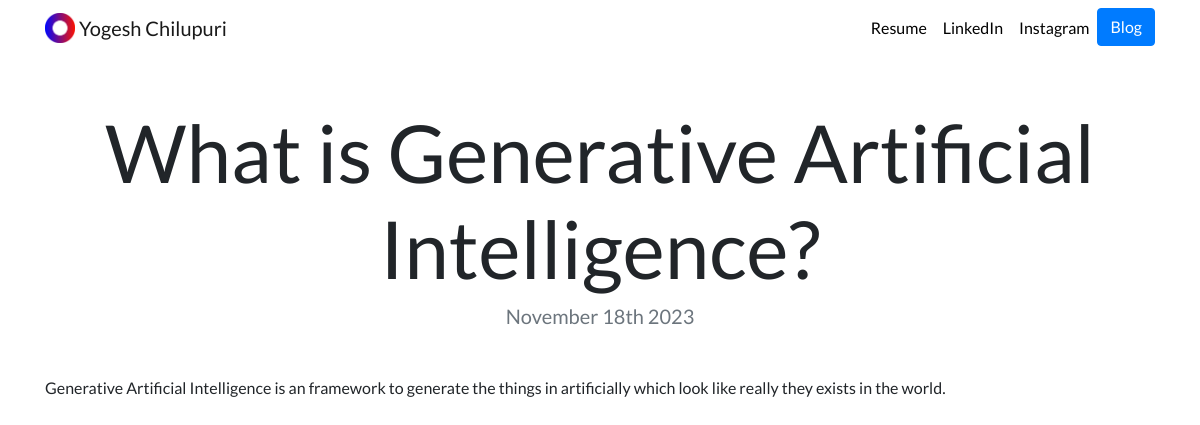
The app's page /blog/2/ with its own data.
### blog/models.py (models this page shows, shortened)
class Blog(models.Model):
    title = models.CharField(max_length=200)
    description = models.TextField()
    date = models.DateField()

### blog/views.py (the view)
# urls.py: path("<int:blog_id>/", views.detail, name='detail'),
def detail(request, blog_id):
    blog=get_object_or_404(Blog, pk=blog_id)
    return render(request, 'blog/detail.html', {'blog':blog})

### blog/templates/blog/detail.html
{% extends "portfolio/base.html" %}
{% load static %}
{% block content %}
<h1 class="text-center mt-5" id="blogdetailtitle">{{ blog.title }}</h1>
<h5 class="text-center text-muted mb-5">{{ blog.date|date:'F jS Y' }}</h5>
{{ blog.description|safe }}
{% endblock %}

### portfolio/static/portfolio/custom.css (style rules this page uses)
body { font-family: 'Lato', sans-serif; }
@media (min-width: 992px) { #blogdetailtitle { font-size: 5rem; } }

### records on screen
Blog: title "What is Generative Artificial Intelligence?", date "November 18th 2023", description "Generative Artificial Intelligence is an framework to generate the things in artificially which look like really they exists in the world."
